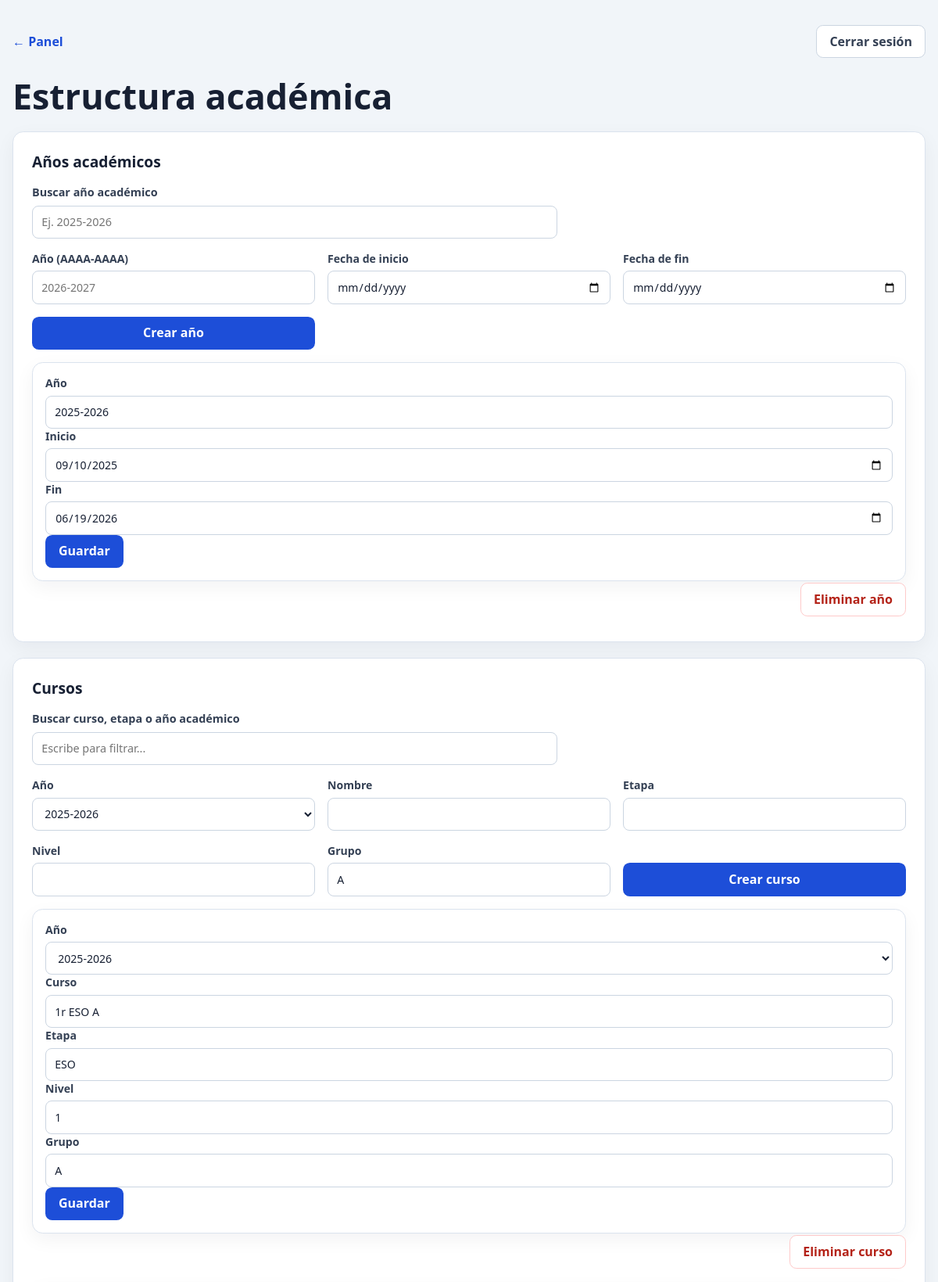
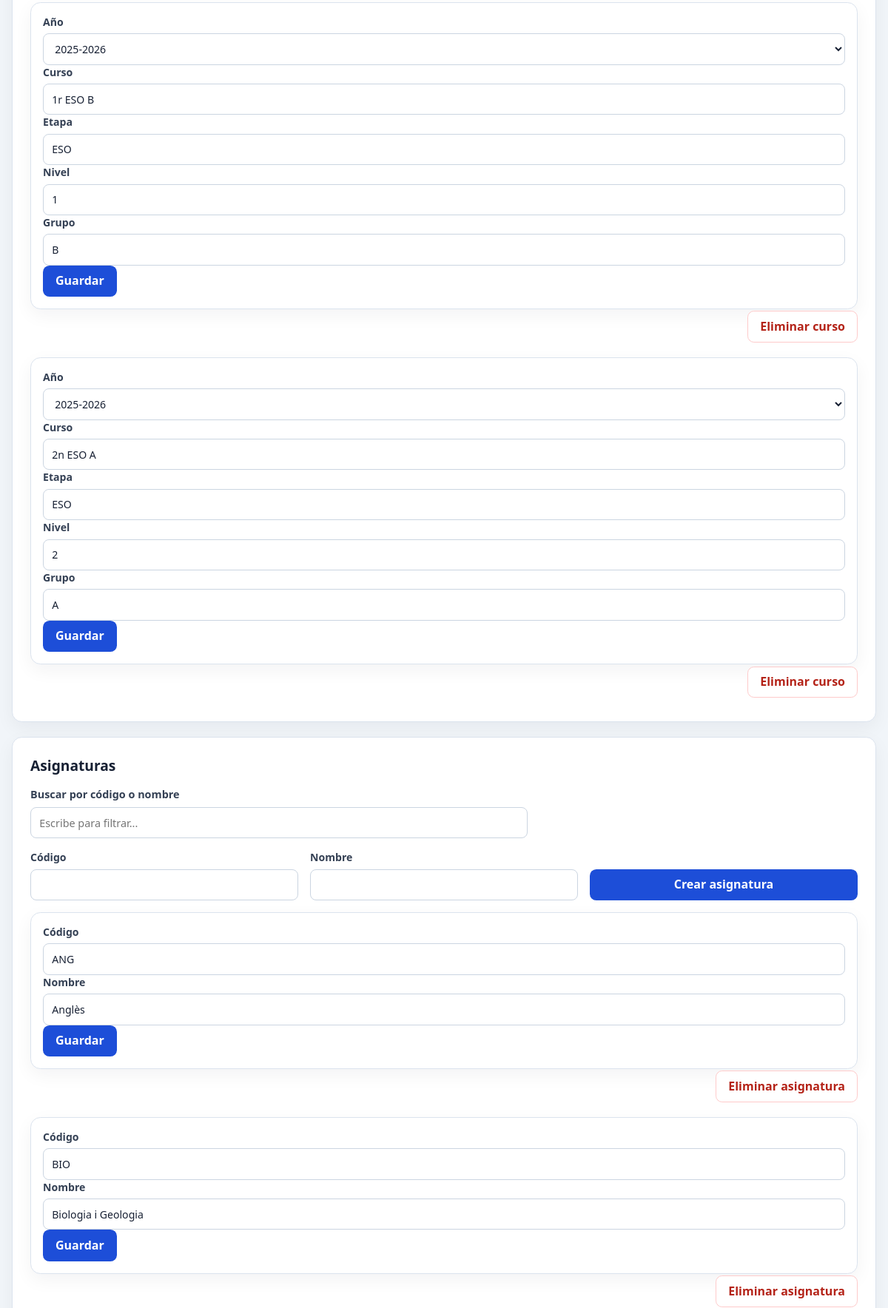
Page /vistas/administracion/adm_estructura.php (signed in, upper part) on the committed database (2 pictures, top to bottom).
### tables this page shows
CREATE TABLE tb_grado_academico (
    id_grado      INT UNSIGNED NOT NULL AUTO_INCREMENT,
    nombre        VARCHAR(9)   NOT NULL,         
    fecha_inicio  DATE         NOT NULL,
    fecha_fin     DATE         NOT NULL,
    PRIMARY KEY (id_grado)
);

CREATE TABLE tb_curso (
    id_curso  INT UNSIGNED NOT NULL AUTO_INCREMENT,
    id_grado  INT UNSIGNED NOT NULL,
    nombre    VARCHAR(60)  NOT NULL,
    etapa     VARCHAR(40)  NOT NULL,             
    nivel     TINYINT UNSIGNED NOT NULL,
    grupo     CHAR(1)      NOT NULL DEFAULT 'A',
    PRIMARY KEY (id_curso),
    FOREIGN KEY (id_grado) REFERENCES tb_grado_academico (id_grado)
);

CREATE TABLE tb_asignatura (
    id_asignatura  INT UNSIGNED NOT NULL AUTO_INCREMENT,
    codigo         VARCHAR(10)  NOT NULL,
    nombre         VARCHAR(80)  NOT NULL,
    PRIMARY KEY (id_asignatura)
);

### procesos/administracion/adm_consultar_estructura.php (called while the page is built, shortened)
<?php
require_once __DIR__ . '/adm_acceso.php';
$adm_grados = $conexion->query(
    'SELECT id_grado, nombre, fecha_inicio, fecha_fin
     FROM tb_grado_academico ORDER BY fecha_inicio DESC'
)->fetchAll();
$adm_cursos = $conexion->query(
    'SELECT c.id_curso, c.id_grado, c.nombre, c.etapa, c.nivel, c.grupo,
            g.nombre AS grado_nombre
     FROM tb_curso c INNER JOIN tb_grado_academico g ON g.id_grado=c.id_grado
     ORDER BY g.fecha_inicio DESC, c.nombre'
)->fetchAll();
$adm_asignaturas = $conexion->query(
    'SELECT id_asignatura, codigo, nombre FROM tb_asignatura ORDER BY nombre'
)->fetchAll();

### procesos/administracion/adm_acceso.php (called while the page is built, shortened)
<?php
function adm_escapar(mixed $adm_valor): string
{
    return htmlspecialchars((string) $adm_valor, ENT_QUOTES | ENT_SUBSTITUTE, 'UTF-8');
}

### vistas/administracion/adm_estructura.php (the view, shortened to what this page needs)
<?php
require_once __DIR__ . '/../../procesos/administracion/adm_consultar_estructura.php';
?>
<!DOCTYPE html>
<html lang="es">
<head>
    <link rel="stylesheet" href="../css/adm_administracion.css">
</head>
<body>
<main class="adm-contenedor">
    <nav class="adm-barra"><a href="adm_panel.php">← Panel</a><form action="../../procesos/cerrar_sesion.php" method="post"><button class="adm-boton adm-boton-secundario">Cerrar sesión</button></form></nav>
    <h1>Estructura académica</h1>
    <section class="adm-panel" data-busqueda-panel>
        <h2>Años académicos</h2>
        <label class="adm-busqueda">Buscar año académico
            <input type="search" data-busqueda-entrada placeholder="Ej. 2025-2026" autocomplete="off">
        </label>
        <form class="adm-formulario adm-grid" action="../../procesos/administracion/adm_guardar_estructura.php" method="post">
            <label>Año (AAAA-AAAA)<input name="adm_nombre" placeholder="2026-2027" pattern="\d{4}-\d{4}" maxlength="9" required></label>
            <label>Fecha de inicio<input type="date" name="adm_fecha_inicio" required></label>
            <label>Fecha de fin<input type="date" name="adm_fecha_fin" required></label>
            <button class="adm-boton" type="submit">Crear año</button>
        </form>
        <div class="adm-registros">
            <?php foreach ($adm_grados as $adm_grado): ?>
                <div class="adm-item-buscable" data-busqueda-item data-busqueda-texto="<?= adm_escapar($adm_grado['nombre'] . ' ' . $adm_grado['fecha_inicio'] . ' ' . $adm_grado['fecha_fin']) ?>">
                <form class="adm-registro adm-formulario" action="../../procesos/administracion/adm_guardar_estructura.php" method="post">
                    <label>Año<input name="adm_nombre" value="<?= adm_escapar($adm_grado['nombre']) ?>" maxlength="9" required></label>
                    <label>Inicio<input type="date" name="adm_fecha_inicio" value="<?= adm_escapar($adm_grado['fecha_inicio']) ?>" required></label>
                    <label>Fin<input type="date" name="adm_fecha_fin" value="<?= adm_escapar($adm_grado['fecha_fin']) ?>" required></label>
                    <button class="adm-boton" type="submit">Guardar</button>
                </form>
                <form action="../../procesos/administracion/adm_eliminar_estructura.php" method="post" onsubmit="return confirm('¿Eliminar este año académico?');">
                    <button class="adm-boton adm-boton-peligro" type="submit">Eliminar año</button>
                </form>
                </div>
            <?php endforeach; ?>
        </div>
    </section>
    <section class="adm-panel" data-busqueda-panel>
        <h2>Cursos</h2>
        <label class="adm-busqueda">Buscar curso, etapa o año académico
            <input type="search" data-busqueda-entrada placeholder="Escribe para filtrar..." autocomplete="off">
        </label>
        <form class="adm-formulario adm-grid" action="../../procesos/administracion/adm_guardar_estructura.php" method="post">
            <label>Año<select name="adm_id_grado" required><?php foreach ($adm_grados as $adm_grado): ?><option value="<?= (int) $adm_grado['id_grado'] ?>"><?= adm_escapar($adm_grado['nombre']) ?></option><?php endforeach; ?></select></label>
            <label>Nombre<input name="adm_nombre" maxlength="60" required></label><label>Etapa<input name="adm_etapa" maxlength="40" required></label>
            <label>Nivel<input type="number" name="adm_nivel" min="0" max="255" required></label><label>Grupo<input name="adm_grupo" maxlength="1" pattern="[A-Za-z]" value="A" required></label>
            <button class="adm-boton" type="submit">Crear curso</button>
        </form>
        <div class="adm-registros">
            <?php foreach ($adm_cursos as $adm_curso): ?>
                <div class="adm-item-buscable" data-busqueda-item data-busqueda-texto="<?= adm_escapar($adm_curso['grado_nombre'] . ' ' . $adm_curso['nombre'] . ' ' . $adm_curso['etapa'] . ' ' . $adm_curso['nivel'] . ' ' . $adm_curso['grupo']) ?>">
                <form class="adm-registro adm-formulario" action="../../procesos/administracion/adm_guardar_estructura.php" method="post">
                    <label>Año<select name="adm_id_grado"><?php foreach ($adm_grados as $adm_grado): ?><option value="<?= (int) $adm_grado['id_grado'] ?>" <?= (int) $adm_grado['id_grado'] === (int) $adm_curso['id_grado'] ? 'selected' : '' ?>><?= adm_escapar($adm_grado['nombre']) ?></option><?php endforeach; ?></select></label>
                    <label>Curso<input name="adm_nombre" value="<?= adm_escapar($adm_curso['nombre']) ?>" maxlength="60" required></label>
                    <label>Etapa<input name="adm_etapa" value="<?= adm_escapar($adm_curso['etapa']) ?>" maxlength="40" required></label>
                    <label>Nivel<input type="number" name="adm_nivel" value="<?= (int) $adm_curso['nivel'] ?>" min="0" max="255" required></label>
                    <label>Grupo<input name="adm_grupo" value="<?= adm_escapar($adm_curso['grupo']) ?>" maxlength="1" pattern="[A-Za-z]" required></label>
                    <button class="adm-boton" type="submit">Guardar</button>
                </form>
                <form action="../../procesos/administracion/adm_eliminar_estructura.php" method="post" onsubmit="return confirm('¿Eliminar este curso?');"><button class="adm-boton adm-boton-peligro" type="submit">Eliminar curso</button></form>
                </div>
            <?php endforeach; ?>
        </div>
    </section>
    <section class="adm-panel" data-busqueda-panel>
        <h2>Asignaturas</h2>
        <label class="adm-busqueda">Buscar por código o nombre
            <input type="search" data-busqueda-entrada placeholder="Escribe para filtrar..." autocomplete="off">
        </label>
        <form class="adm-formulario adm-grid" action="../../procesos/administracion/adm_guardar_estructura.php" method="post"><input type="hidden" name="adm_tipo" value="asignatura"><label>Código<input name="adm_codigo" maxlength="10" required></label><label>Nombre<input name="adm_nombre" maxlength="80" required></label><button class="adm-boton" type="submit">Crear asignatura</button></form>
        <div class="adm-registros">
            <?php foreach ($adm_asignaturas as $adm_asignatura): ?>
                <div class="adm-item-buscable" data-busqueda-item data-busqueda-texto="<?= adm_escapar($adm_asignatura['codigo'] . ' ' . $adm_asignatura['nombre']) ?>">
                <form class="adm-registro adm-formulario" action="../../procesos/administracion/adm_guardar_estructura.php" method="post"><input type="hidden" name="adm_tipo" value="asignatura"><input type="hidden" name="adm_id" value="<?= (int) $adm_asignatura['id_asignatura'] ?>"><label>Código<input name="adm_codigo" value="<?= adm_escapar($adm_asignatura['codigo']) ?>" maxlength="10" required></label><label>Nombre<input name="adm_nombre" value="<?= adm_escapar($adm_asignatura['nombre']) ?>" maxlength="80" required></label><button class="adm-boton" type="submit">Guardar</button></form>
                <form action="../../procesos/administracion/adm_eliminar_estructura.php" method="post" onsubmit="return confirm('¿Eliminar esta asignatura?');"><button class="adm-boton adm-boton-peligro" type="submit">Eliminar asignatura</button></form>
                </div>
            <?php endforeach; ?>
        </div>
    </section>
</main>
</body>
</html>

### vistas/css/adm_administracion.css (style rules this page uses)
* { box-sizing: border-box; }
body { min-height: 100vh; margin: 0; padding: 2rem 1rem 4rem; background: #f1f5f9; color: #172033; font-family: system-ui, sans-serif; }
.adm-contenedor { width: min(100%, 78rem); margin: 0 auto; }
.adm-cabecera, .adm-barra { display: flex; align-items: flex-start; justify-content: space-between; gap: 1.25rem; }
.adm-barra { align-items: center; margin-bottom: 1.5rem; }
.adm-barra form, .adm-cabecera form { margin: 0; }
.adm-barra > a { color: #1d4ed8; font-weight: 650; text-decoration: none; }
h1, h2, p { margin-top: 0; }
h1 { margin-bottom: .4rem; font-size: clamp(2rem, 5vw, 2.8rem); line-height: 1.1; }
h2 { margin-bottom: 1rem; font-size: 1.2rem; }
.adm-boton { display: inline-flex; min-height: 2.65rem; align-items: center; justify-content: center; padding: .6rem 1rem; border: 1px solid transparent; border-radius: .55rem; background: #1d4ed8; color: #fff; font: inherit; font-weight: 650; line-height: 1.2; text-decoration: none; cursor: pointer; transition: background-color .15s ease, border-color .15s ease; }
.adm-boton-secundario { border-color: #cbd5e1; background: #fff; color: #344054; }
.adm-boton-peligro { border-color: #fecaca; background: #fff; color: #b42318; }
.adm-tarjeta, .adm-panel, .adm-modulos a, .adm-registro, .adm-mensaje { border: 1px solid #dbe3ee; border-radius: .85rem; background: #fff; box-shadow: 0 .5rem 1.5rem rgb(15 23 42 / 5%); }
.adm-panel { margin-top: 1.25rem; padding: clamp(1rem, 3vw, 1.5rem); }
.adm-busqueda { display: grid; gap: .5rem; max-width: 42rem; margin: 0 0 1rem; color: #344054; font-size: .9rem; font-weight: 650; }
.adm-busqueda input, .adm-busqueda-controles input { width: 100%; min-height: 2.65rem; padding: .6rem .7rem; border: 1px solid #cbd5e1; border-radius: .5rem; background: #fff; color: #172033; font: inherit; font-weight: 400; }
.adm-item-buscable { display: grid; gap: .65rem; }
.adm-formulario { min-width: 0; }
.adm-grid { display: grid; grid-template-columns: repeat(3, minmax(0, 1fr)); align-items: end; gap: 1rem; }
.adm-formulario label { display: grid; min-width: 0; gap: .4rem; color: #344054; font-size: .88rem; font-weight: 650; }
.adm-formulario input, .adm-formulario select, .adm-formulario textarea { width: 100%; min-height: 2.65rem; padding: .6rem .7rem; border: 1px solid #cbd5e1; border-radius: .5rem; background: #fff; color: #172033; font: inherit; font-weight: 400; }
.adm-registros { display: grid; gap: .75rem; margin-top: 1rem; }
.adm-registro { padding: 1rem; }
.adm-registro + form { justify-self: end; margin: -.5rem 0 .5rem; }

### rows in the picture
tb_grado_academico: adm_nombre "2025-2026", adm_fecha_inicio "09/10/2025", adm_fecha_fin "06/19/2026"
tb_curso: adm_id_grado "2025-2026", adm_nombre "1r ESO A", adm_etapa "ESO", adm_nivel "1", adm_grupo "A"
tb_curso: adm_id_grado "2025-2026", adm_nombre "1r ESO B", adm_etapa "ESO", adm_nivel "1", adm_grupo "B"
tb_curso: adm_id_grado "2025-2026", adm_nombre "2n ESO A", adm_etapa "ESO", adm_nivel "2", adm_grupo "A"
tb_asignatura: adm_codigo "ANG", adm_nombre "Anglès"
tb_asignatura: adm_codigo "BIO", adm_nombre "Biologia i Geologia"

### other values in the picture
form field adm_id_grado "2025-2026"
